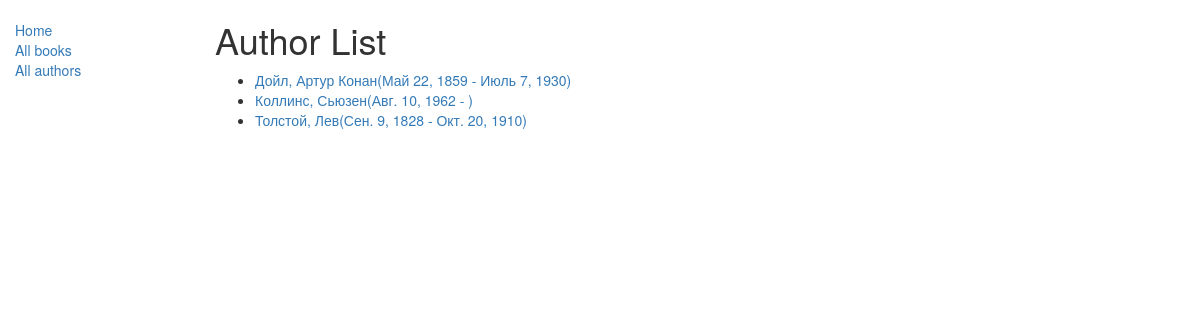
Screenshot of /catalog/authors/ with the database file from the repository.
### catalog/models.py (models this page shows, shortened)
class Author(models.Model):
    first_name = models.CharField(
        max_length=100,
    )
    last_name = models.CharField(
        max_length=100
    )
    date_of_birth = models.DateField(
        null=True,
        blank=True,
    )
    date_of_death = models.DateField(
        'Died',
        null=True,
        blank=True,
    )
    def get_absolute_url(self):
        return reverse('author_detail', args=[str(self.id)])
    class Meta:
        ordering = ['last_name']

### catalog/views.py (the view)
class AuthorListView(ListView):
    model = Author
    template_name = 'author_list.html'
    paginate_by = 10

### catalog/templates/author_list.html
{% extends "base_generic.html" %}
{% block content %}
<h1>Author List</h1>
{% if author_list %}
<ul>
  {% for author in author_list %}
  <li>
    <a href="{{ author.get_absolute_url }}">{{ author.last_name }}, {{ author.first_name }}({{ author.date_of_birth }} - {% if author.date_of_death %}{{ author.date_of_death }}{% endif %})</a>
  </li>
  {% endfor %}
</ul>
{% else %}
<p>В таблице нет авторов</p>
{% endif %} {% endblock %}

### rows the page displays
Author: last_name "Дойл", first_name "Артур Конан", date_of_birth "Май 22, 1859", date_of_death "Июль 7, 1930"
Author: last_name "Коллинс", first_name "Сьюзен", date_of_birth "Авг. 10, 1962"
Author: last_name "Толстой", first_name "Лев", date_of_birth "Сен. 9, 1828", date_of_death "Окт. 20, 1910"
